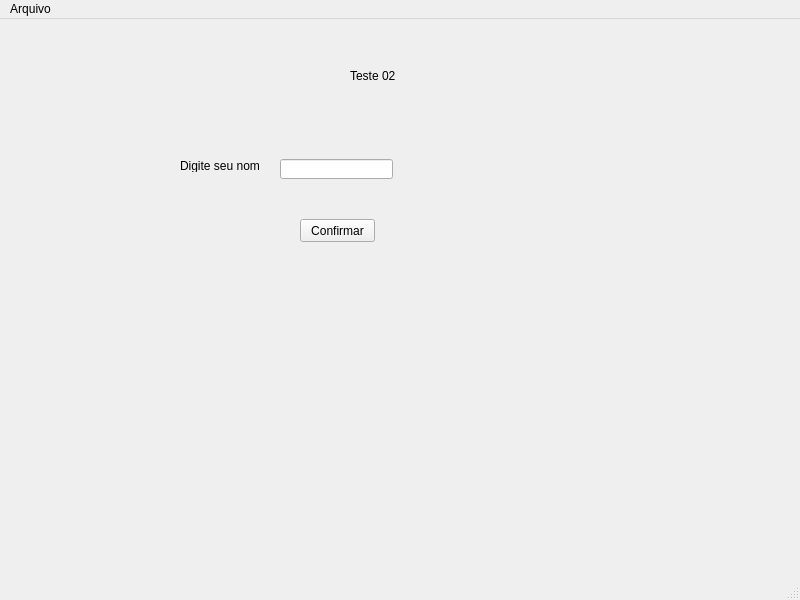
<?xml version="1.0" encoding="UTF-8"?>
<ui version="4.0">
 <class>MainWindow</class>
 <widget class="QMainWindow" name="MainWindow">
  <property name="geometry">
   <rect>
    <x>0</x>
    <y>0</y>
    <width>800</width>
    <height>600</height>
   </rect>
  </property>
  <property name="windowTitle">
   <string>MainWindow</string>
  </property>
  <widget class="QWidget" name="centralwidget">
   <widget class="QLabel" name="label">
    <property name="geometry">
     <rect>
      <x>180</x>
      <y>140</y>
      <width>80</width>
      <height>13</height>
     </rect>
    </property>
    <property name="text">
     <string>Digite seu nome:</string>
    </property>
   </widget>
   <widget class="QLineEdit" name="inputNome">
    <property name="geometry">
     <rect>
      <x>280</x>
      <y>140</y>
      <width>113</width>
      <height>20</height>
     </rect>
    </property>
   </widget>
   <widget class="QLabel" name="label_2">
    <property name="geometry">
     <rect>
      <x>350</x>
      <y>50</y>
      <width>47</width>
      <height>13</height>
     </rect>
    </property>
    <property name="text">
     <string>Teste 02</string>
    </property>
   </widget>
   <widget class="QPushButton" name="botao">
    <property name="geometry">
     <rect>
      <x>300</x>
      <y>200</y>
      <width>75</width>
      <height>23</height>
     </rect>
    </property>
    <property name="text">
     <string>Confirmar</string>
    </property>
   </widget>
   <widget class="QLabel" name="resultado">
    <property name="geometry">
     <rect>
      <x>240</x>
      <y>240</y>
      <width>181</width>
      <height>51</height>
     </rect>
    </property>
    <property name="styleSheet">
     <string notr="true">font: 12pt &quot;MS Shell Dlg 2&quot;;</string>
    </property>
    <property name="text">
     <string/>
    </property>
   </widget>
  </widget>
  <widget class="QMenuBar" name="menubar">
   <property name="geometry">
    <rect>
     <x>0</x>
     <y>0</y>
     <width>800</width>
     <height>21</height>
    </rect>
   </property>
   <widget class="QMenu" name="menuArquivo">
    <property name="title">
     <string>Arquivo</string>
    </property>
    <addaction name="actionNovo"/>
    <addaction name="actionSalvar"/>
    <addaction name="actionAbrir"/>
    <addaction name="actionSair"/>
    <addaction name="separator"/>
   </widget>
   <addaction name="menuArquivo"/>
  </widget>
  <widget class="QStatusBar" name="statusbar"/>
  <action name="actionSalvar">
   <property name="text">
    <string>Salvar</string>
   </property>
   <property name="shortcut">
    <string>Ctrl+S</string>
   </property>
  </action>
  <action name="actionNovo">
   <property name="text">
    <string>Novo</string>
   </property>
   <property name="shortcut">
    <string>Ctrl+N</string>
   </property>
  </action>
  <action name="actionAbrir">
   <property name="text">
    <string>Abrir</string>
   </property>
   <property name="shortcut">
    <string>Ctrl+A</string>
   </property>
  </action>
  <action name="actionSair">
   <property name="text">
    <string>Sair</string>
   </property>
   <property name="shortcut">
    <string>Esc</string>
   </property>
  </action>
 </widget>
 <resources/>
 <connections/>
</ui>
